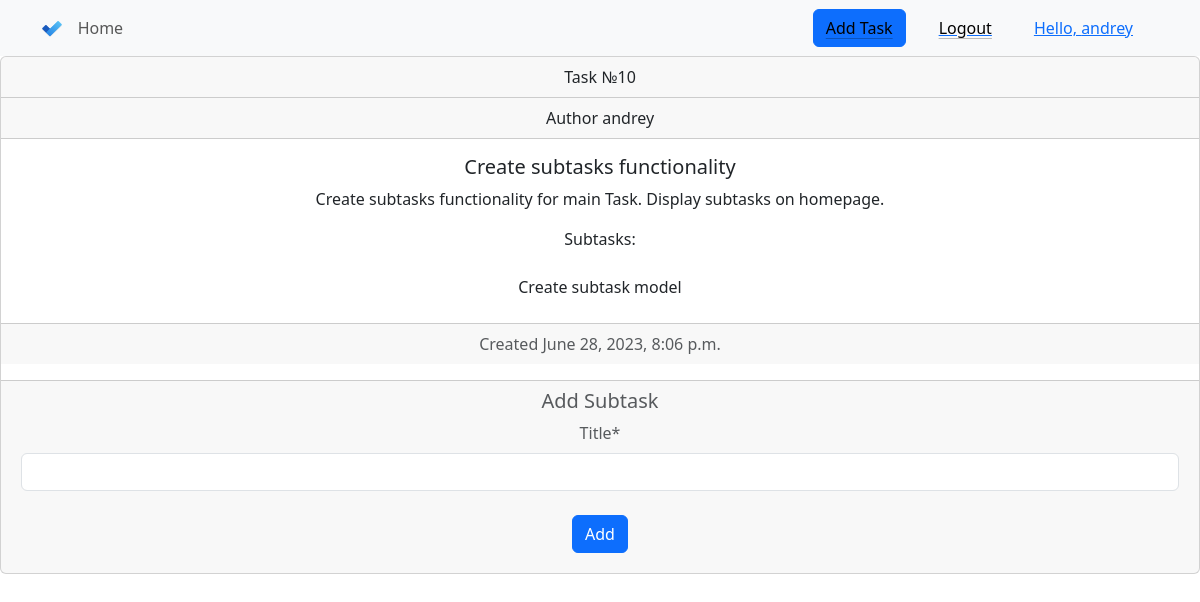
The page /task/10/detail/ (signed in) on the database its author committed.
### todo/models.py (models this page shows, shortened)
class Task(models.Model):
    author = models.ForeignKey(settings.AUTH_USER_MODEL, on_delete=models.CASCADE)
    title = models.CharField(max_length=200)
    text = models.TextField()
    created_date = models.DateTimeField(default=timezone.now)
    is_done = models.BooleanField(default=False)
    is_canceled = models.BooleanField(default=False)
    categ = models.ForeignKey('Category', on_delete=models.CASCADE, null=True)

class Subtask(models.Model):
    task = models.ForeignKey('Task', on_delete=models.CASCADE, null=True)
    title = models.CharField(max_length=200, null=True)
    created_date = models.DateTimeField(default=timezone.now)
    is_done = models.BooleanField(default=False)
    is_canceled = models.BooleanField(default=False)
    def __str__(self):
        return self.title

### todo/views.py (the view)
# urls.py: path('task/<int:pk>/detail/', views.task_detail, name='task_detail'),
def task_detail(request, pk):
    task = get_object_or_404(Task, pk=pk)
    subtask_list = task.subtask_set.all()
    print(subtask_list)
    if request.method == "POST":
        form = CreateSubtaskForm(request.POST)
        if form.is_valid():
            subtask = form.save(commit=False)
            subtask.task = task
            subtask.save()
            return redirect('task_detail', pk=pk)
        else:
            messages.error(request, 'Error saving form')
    else:
        form = CreateSubtaskForm()
    return render(request, 'todo/task_detail.html', {'task': task, 'form': form, 'subtask_list': subtask_list})

### todo/forms.py
class CreateSubtaskForm(forms.ModelForm):
    class Meta:
        model = Subtask
        fields = {'title'}
        widgets = {
            'title': TextInput(attrs={'class': 'form-control'})
        }

### todo/templates/todo/task_detail.html (shortened to what this page needs)
{% extends 'todo/base.html' %}
{% block content %}
    {% load crispy_forms_tags %}
    <div class="card text-center">
  <div class="card-header">
    Task №{{ task.pk }}
  </div>
        <div class="card-header">
    Author {{ task.author }}
  </div>
  <div class="card-body">
    <h5 class="card-title">{{ task.title}}</h5>
    <p class="card-text">{{ task.text }}</p>
      {% if subtask_list|length > 0 %}
      <p class="card-text">Subtasks:</p>
        <ul class="list-group list-group-flush">
        {% for s in subtask_list %}
        <li class="list-group-item">{{ s.title }}</li>
        {% endfor %}
        </ul>
          {% else %}
          <p class="card-text">No subtasks added.</p>
      {% endif %}
  </div>
  <div class="card-footer text-body-secondary">
    <p class="card-text">Created {{ task.created_date }}</p>
  </div>
    <div class="card-footer text-body-secondary mt-3">
        <h5 class="card-title">Add Subtask</h5>
        <form method="POST" class="m-1">
            {{ form|crispy }}
                <button type="submit" class="btn btn-primary m-2">Add</button>
        </form>
    </div>
</div>
{% endblock %}

### todo/templates/todo/base.html (shortened to what this page needs)
{% load static %}
<!doctype html>
<html lang="en">
<head>
    <link href="https://cdn.jsdelivr.net/npm/bootstrap@5.3.0/dist/css/bootstrap.min.css" rel="stylesheet">
</head>
<body>
<header>
<nav class="navbar navbar-expand-lg navbar-light bg-light">
  <div class="container">
    <a class="navbar-brand me-2" href="{% url 'homepage' %}">
      <img
        src="{% static 'todo/images/todo_icon.png' %}"
        height="16"
        alt="MDB Logo"
        loading="lazy"
        style="margin-top: -1px;"
      />
    </a>
    <div class="collapse navbar-collapse" id="navbarButtonsExample">
      <ul class="navbar-nav me-auto mb-2 mb-lg-0">
        <li class="nav-item">
          <a class="nav-link" href="{% url 'homepage' %}">Home</a>
        </li>
      </ul>
      <div class="d-flex align-items-center">
      {% if user.is_authenticated %}
          <button type="button" class="btn btn-primary me-3">
            <a class='link-body-emphasis link-offset-2 link-underline-opacity-25 link-underline-opacity-75-hover' href="{% url 'create_task' %}">Add Task</a>
        </button>
      <button type="button" class="btn btn-link px-3 me-2">
          <a class='link-body-emphasis link-offset-2 link-underline-opacity-25 link-underline-opacity-75-hover' href="{% url 'logout' %}">Logout</a>
        </button>
          <button type="button" class="btn btn-link px-3 me-2">
          Hello, {{ user.get_username }}
        </button>
          {% endif %}
      </div>
    </div>
  </div>
</nav>
{% block content %}
{% endblock %}
</body>
</html>

### rows shown on the page
Task: pk "10", author "andrey", title "Create subtasks functionality", text "Create subtasks functionality for main Task. Display subtasks on homepage.", created_date "June 28, 2023, 8:06 p.m."
Subtask: title "Create subtask model"

### other values the page prints
{{ user.get_username }} "andrey"
